Frame 1 (no input): blank canvas, image omitted
Frame 60 (no input): blank canvas, image omitted
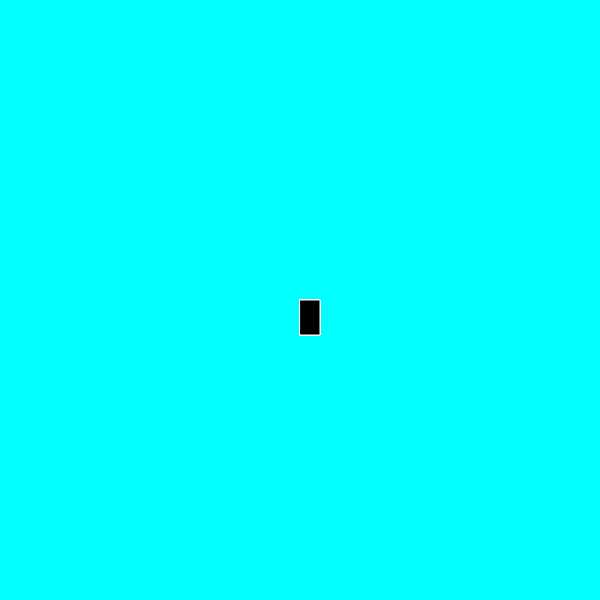
Frame 120 (the mouse pressed at the canvas centre since frame 60)

The p5.js sketch whose frames 1 and 60 were blank and that drew this single picture after the mouse press (run headless with seeded random() and noise() and a simulated clock; from frame 60 on, the mouse is pressed at the canvas centre):

// p5.js sketch
// ── sketch.js
function setup() {
  createCanvas(600, 600);
  background("cyan");
}

function draw() {
   stroke("white");
   fill("black");
  
  if (mouseIsPressed){
     rect(mouseX, mouseY, 20, 35);
  }
}
